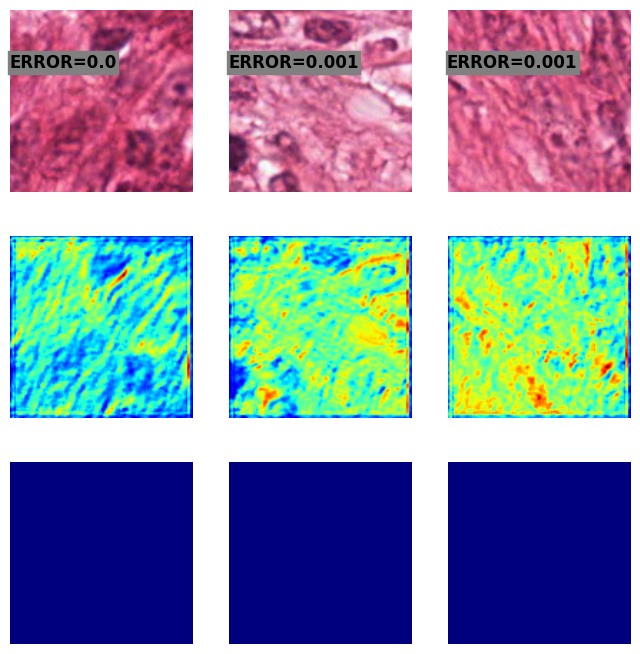
#> input picture boot_check.png, 640 x 654 px
$ python -i nuclei_detect.py   (imports and definitions only)
#> lines starting #> are read from the running program, lines starting #| are printed output that depends on the picture; after the words box and inside, x2 and y2 are one past the last pixel; in counts of white or black regions, pixels touching at a corner belong together
import numpy as np
from scipy import ndimage as nd
import skimage as ski
import skimage.io as skio
from skimage.exposure import rescale_intensity
from skimage import morphology
import scipy.ndimage.morphology as smorphology
from scipy.ndimage import gaussian_filter
from skimage.measure import label, regionprops
from skimage.segmentation import clear_border
#from skimage.filters import gaussian_filter

def nuclei_detect_pipeline(img, MinPixel = 200, MaxPixel=2500):
    return nuclei_detection(img, MinPixel, MaxPixel)

# [61 lines left out: function nuclei_detection_cancer, not called in this run]

def nuclei_detection(img, MinPixel, MaxPixel):
#> called with MinPixel = 200, MaxPixel = 2500
    img_f = ski.img_as_float(img)
    adjustRed = rescale_intensity(img_f[:,:,0])
    roiGamma = rescale_intensity(adjustRed, in_range=(0, 0.5));
    roiMaskThresh = roiGamma < (250 / 255.0) ;
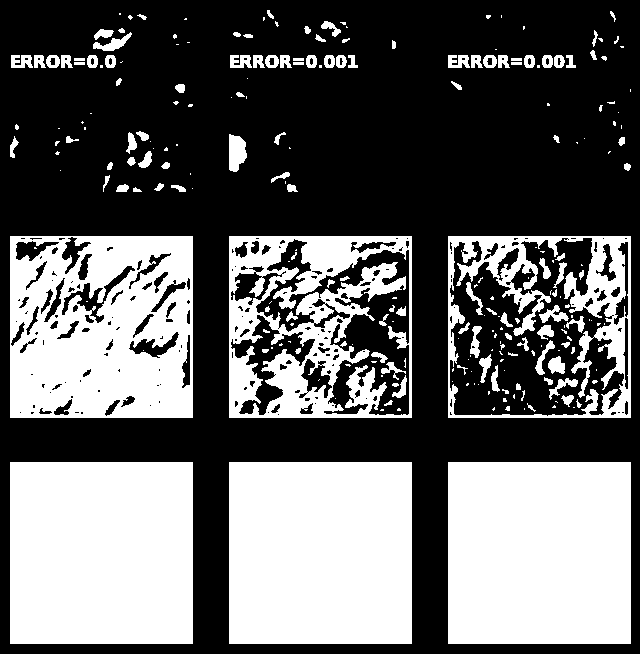
#> roiMaskThresh: shape (654, 640) bool; 39.8% white; 250 white regions (129 under 20 px), largest, box (x1, y1, x2, y2) and area: (10, 462, 193, 644) 33306, (229, 462, 412, 644) 33306, (448, 462, 631, 644) 33306

    roiMaskFill = morphology.remove_small_objects(~roiMaskThresh, MinPixel);
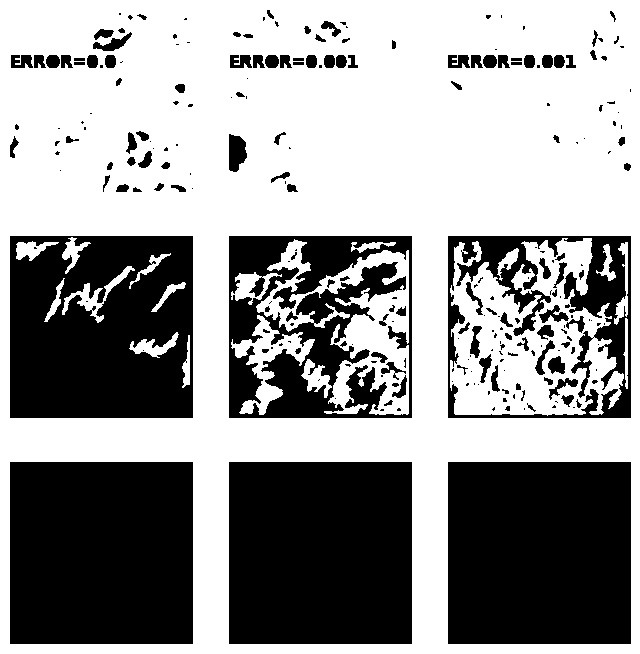
#> roiMaskFill: shape (654, 640) bool; 59.2% white; 250 black regions (129 under 20 px), largest, box (x1, y1, x2, y2) and area: (10, 462, 193, 644) 33306, (229, 462, 412, 644) 33306, (448, 462, 631, 644) 33306
    roiMaskNoiseRem = morphology.remove_small_objects(~roiMaskFill,150);
    roiMaskDilat = morphology.dilation(roiMaskNoiseRem, morphology.disk(3));
#> roiMaskDilat: shape (654, 640) bool; 47.1% white; 15 white regions, largest, box (x1, y1, x2, y2) and area: (7, 459, 196, 647) 35512, (226, 459, 415, 647) 35512, (445, 459, 634, 647) 35512
    roiMask = smorphology.binary_fill_holes(roiMaskDilat)
#> roiMask: shape (654, 640) bool; 51.8% white; 1 black region, box (x1, y1, x2, y2) and area: (0, 0, 640, 654) 201703

    hsv = ski.color.rgb2hsv(img);
#> hsv: shape (654, 640, 3) float64; mean of channels 0, 1, 2 0.452, 0.546, 0.816
    hsv[:,:,2] = 0.8;
#> hsv: shape (654, 640, 3) float64; mean of channels 0, 1, 2 0.452, 0.546, 0.8
    img2 = ski.color.hsv2rgb(hsv)
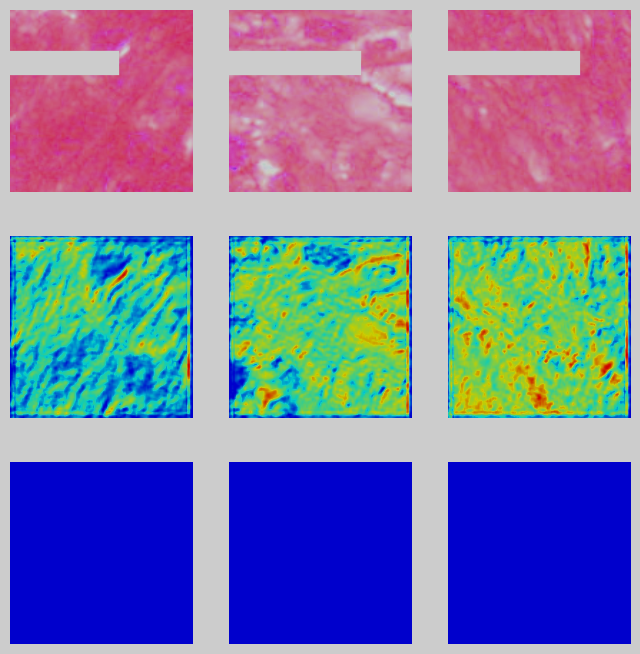
#> img2: shape (654, 640, 3) float64; mean R, G, B 0.495, 0.496, 0.665
    diffRGB = img2-img_f
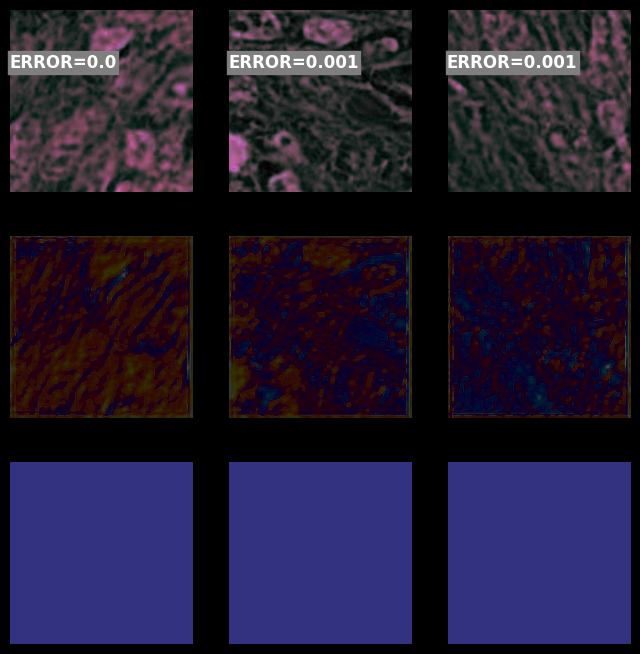
#> diffRGB: shape (654, 640, 3) float64; mean R, G, B -0.0618, -0.0882, 0.00123; drawn with min black and max white
    adjRGB = np.zeros(diffRGB.shape)
    adjRGB[:,:,0] = rescale_intensity(diffRGB[:,:,0],in_range=(0, 0.4))
    adjRGB[:,:,1] = rescale_intensity(diffRGB[:,:,1],in_range=(0, 0.4))
#> adjRGB: shape (654, 640, 3) float64; mean R, G, B 0.0522, 0.0306, 0
    adjRGB[:,:,2] = rescale_intensity(diffRGB[:,:,2],in_range=(0, 0.4))

    gauss = gaussian_filter(adjRGB[:,:,2], sigma=3, truncate=5.0);

    bw1 = gauss>(100/255.0);
#> bw1: shape (654, 640) bool; 27% white; 38 white regions (6 under 20 px), largest, box (x1, y1, x2, y2) and area: (10, 462, 193, 644) 33274, (229, 462, 412, 644) 33274, (448, 462, 631, 644) 33274
    bw1 = bw1 * roiMask;
#> bw1: shape (654, 640) bool; 24.7% white; 11 white regions
    bw1_bwareaopen = morphology.remove_small_objects(bw1, MinPixel)
    bw2 = smorphology.binary_fill_holes(bw1_bwareaopen);

    bwDist = nd.distance_transform_edt(bw2);
    filtDist = gaussian_filter(bwDist,sigma=5, truncate=5.0);

    L = label(bw2)
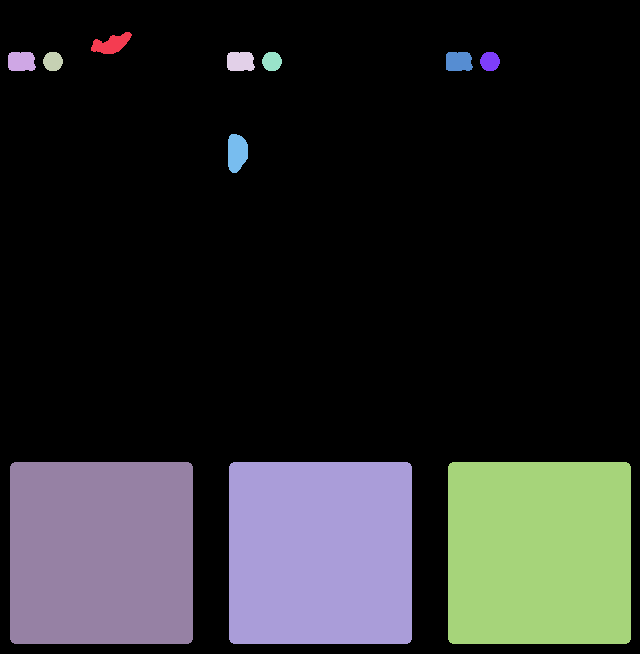
#> L: shape (654, 640) int32; 12 distinct labels, from 0 to 11; one colour per label, 0 black
    R = regionprops(L)
#> R = 11 regions; largest, box (x1, y1, x2, y2) and area: (10, 462, 193, 644) 33274, (229, 462, 412, 644) 33274, (448, 462, 631, 644) 33274, (228, 134, 248, 173) 636, (91, 32, 132, 54) 518
    coutn = 0
    for idx, R_i in enumerate(R):
        if R_i.area < MaxPixel and R_i.area > MinPixel:
            r, l = R_i.centroid
            #print(idx, filtDist[r,l])
        else:
            L[L==(idx+1)] = 0
#> this loop made 11 passes
#> (r, l) on passes 1 to 8: (43.64, 111.1), (61.08, 20.86), (61, 52.5), (61.08, 239.9), (61, 271.5), (61.1, 458.2), (61, 489.5), (152.1, 236.5)
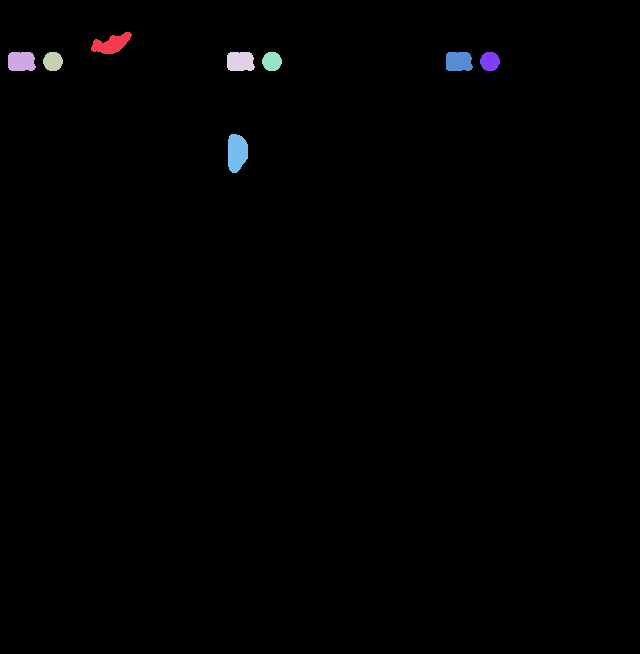
#> L: shape (654, 640) int32; 9 distinct labels, from 0 to 8; one colour per label, 0 black
    BW = L > 0
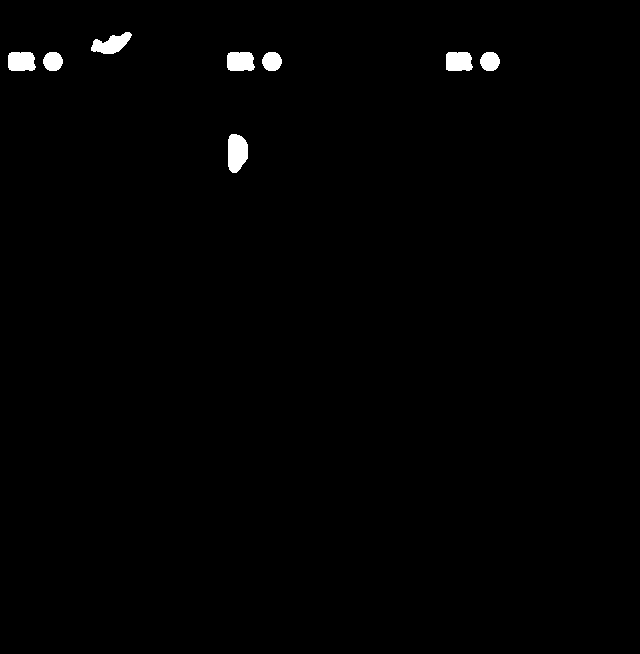
#> BW: shape (654, 640) bool; 0.84% white; 8 white regions, largest, box (x1, y1, x2, y2) and area: (228, 134, 248, 173) 636, (91, 32, 132, 54) 518, (8, 52, 36, 71) 484
    return BW

class stain_normliazation:
    # [24 lines left out: functions __get_mv_sv, __init__, stain, not called in this run]

>>> import cv2
>>> picture = cv2.cvtColor(cv2.imread('../boot_check.png'), cv2.COLOR_BGR2RGB)
>>> result = nuclei_detect_pipeline(picture)
